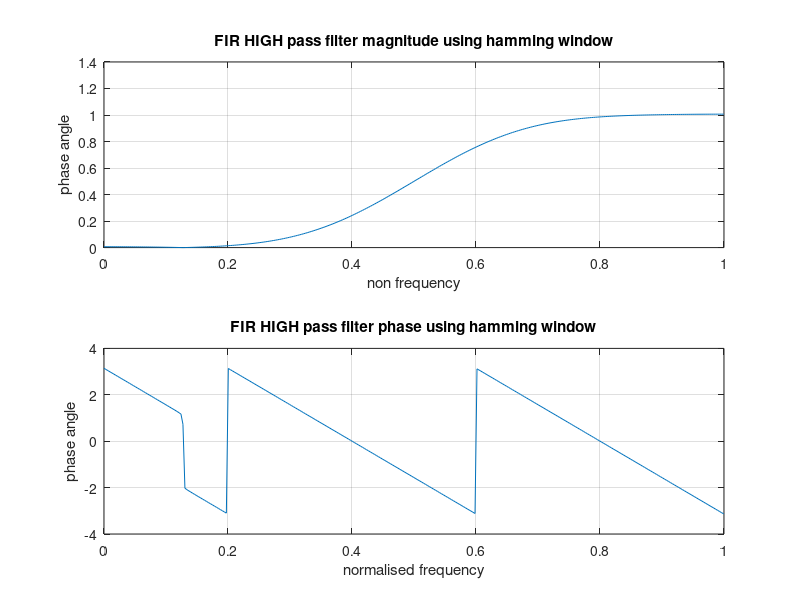

MATLAB code for this plot:
clc;clear all;close all;
wc=0.5*pi;
N=11;
e=0.001;
n=-(N-1)/2:1:(N-1)/2;
hd1=(sin(pi*(n+e))-sin(wc*(n+e)))./(pi*(n+e));
wr=boxcar(N);
hm1=hd1.*wr';
w=0:0.01:pi;
disp('Co.efficients of Filter is')
disp(hm1)
h1=freqz(hm1,1,w);
wh=hamming(N);
hm2=hd1.*wh';
h2=freqz(hm2,1,w);
subplot(2,1,1);
plot(w/pi,abs(h2),'-');
grid;
xlabel('non frequency');
ylabel('phase angle');
title('FIR HIGH pass filter magnitude using hamming window');
subplot(2,1,2);
plot(w/pi,angle(h2),'-');
grid;
xlabel('normalised frequency');
ylabel('phase angle');
title('FIR HIGH pass filter phase using hamming window');